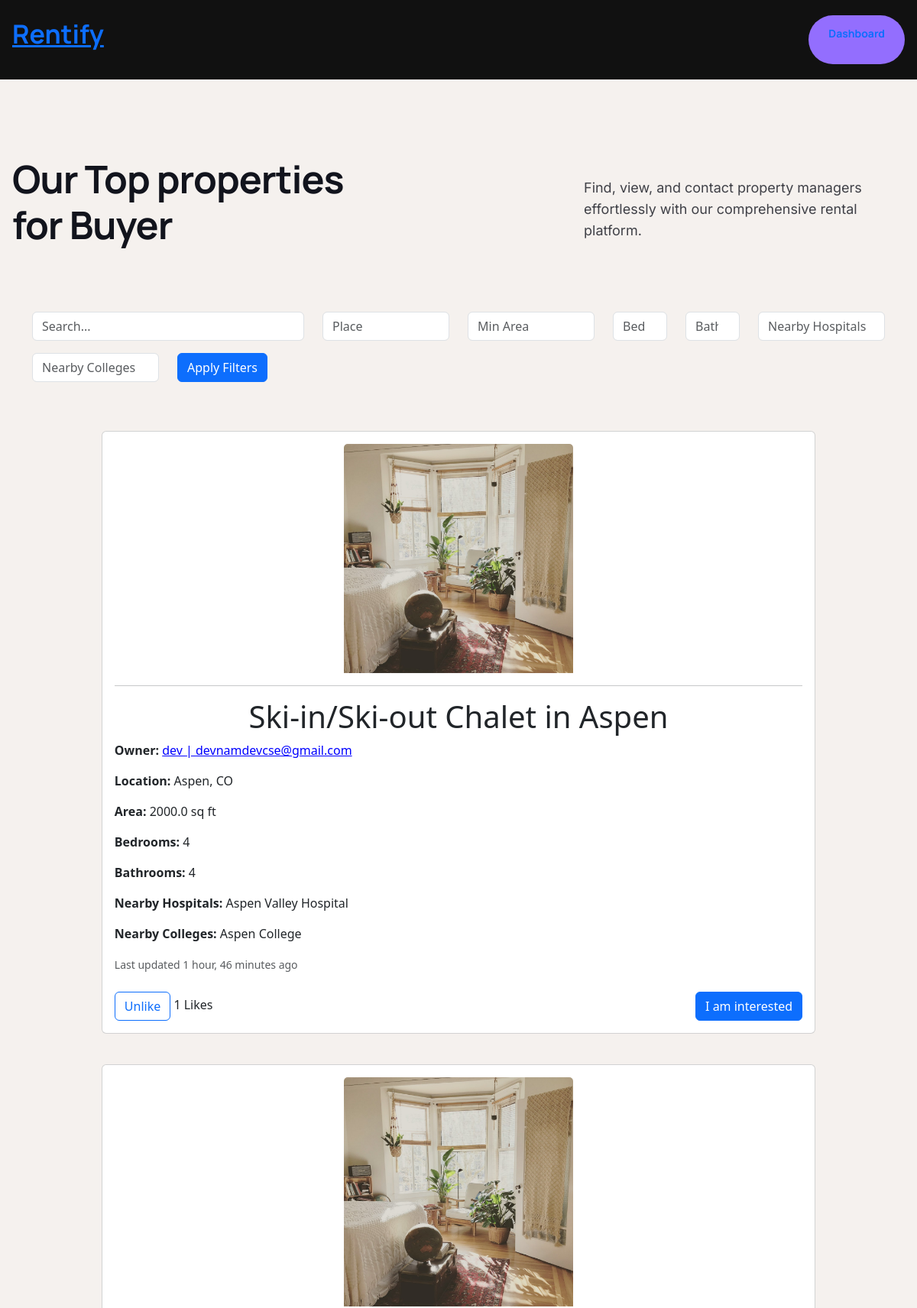
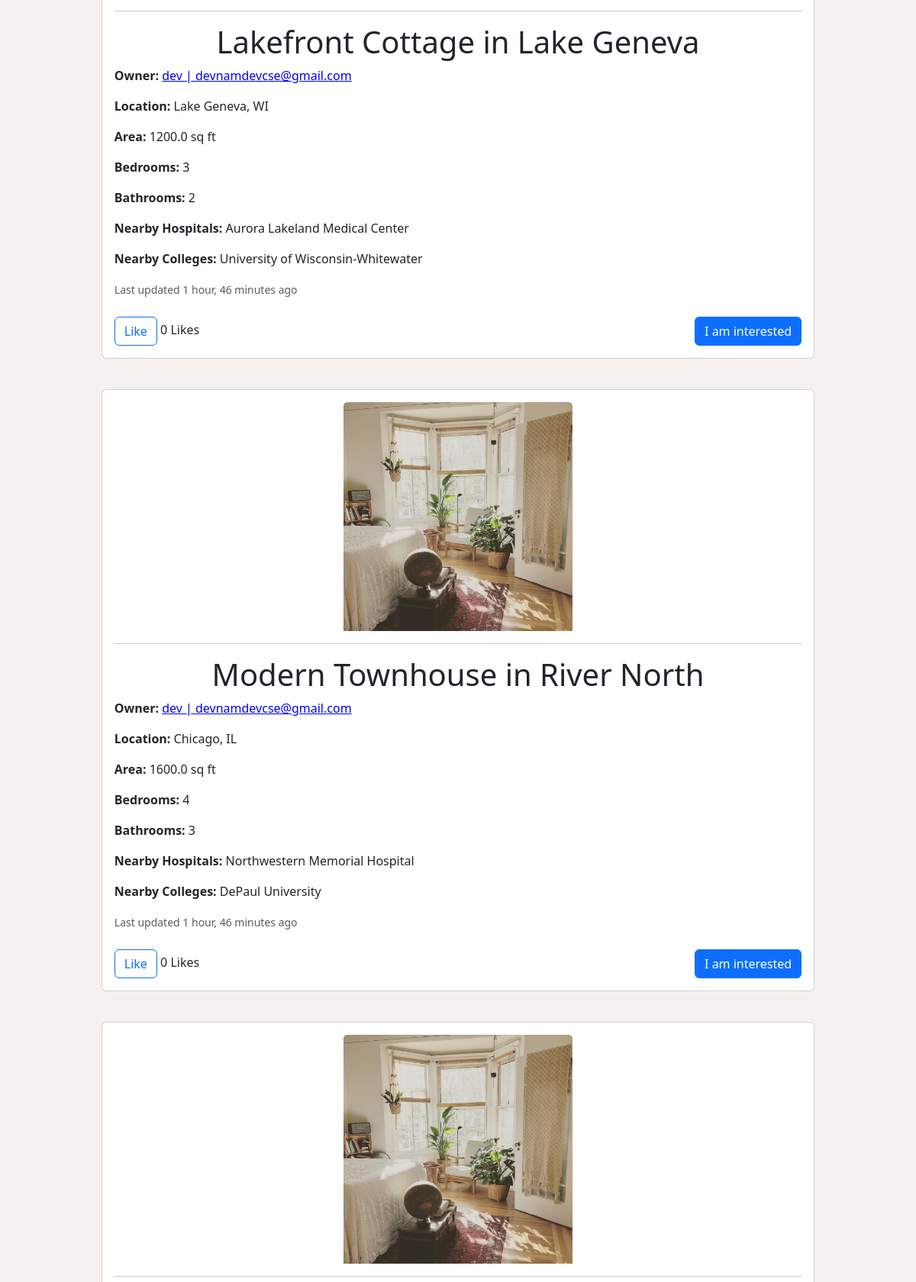
Screenshot of /list/ (signed in, upper part) with the database file from the repository (2 pictures, top to bottom).
### home/models.py (models this page shows, shortened)
class Property(models.Model):
    owner = models.ForeignKey(CustomUser, on_delete=models.CASCADE)
    title = models.CharField(max_length=255)
    description = models.TextField()
    place = models.CharField(max_length=255)
    area = models.FloatField()
    bedrooms = models.IntegerField()
    bathrooms = models.IntegerField()
    nearby_hospitals = models.CharField(max_length=255)
    nearby_colleges = models.CharField(max_length=255)
    image = models.ImageField(upload_to='property_images/', null=True, blank=True)
    likes = models.ManyToManyField(CustomUser, related_name='liked_properties', blank=True)
    created_at = models.DateTimeField(auto_now_add=True)
    updated_at = models.DateTimeField(auto_now=True)
    def total_likes(self):
        return self.likes.count()

class CustomUser(AbstractUser):
    phone_number = models.CharField(max_length=15, unique=True)
    is_registered = models.BooleanField(default=False)
    city = models.CharField(max_length=100, blank=True)
    country = models.CharField(max_length=100, blank=True)

### home/views.py (the view)
# urls.py: path('list/', views.list, name='list'),
@login_required
def list(request):
    property_list = Property.objects.all().order_by('-updated_at')
    query = request.GET.get('q')
    if query:
        property_list = property_list.filter(
            Q(place__icontains=query) |
            Q(description__icontains=query)
        )
    place = request.GET.get('place')
    if place:
        property_list = property_list.filter(place__icontains=place)
    area_min = request.GET.get('area_min')
    if area_min:
        property_list = property_list.filter(area__gte=float(area_min))
    bedrooms = request.GET.get('bedrooms')
    if bedrooms:
        property_list = property_list.filter(bedrooms=int(bedrooms))
    bathrooms = request.GET.get('bathrooms')
    if bathrooms:
        property_list = property_list.filter(bathrooms=int(bathrooms))
    nearby_hospitals = request.GET.get('nearby_hospitals')
    if nearby_hospitals:
        property_list = property_list.filter(
            nearby_hospitals__icontains=nearby_hospitals)
    nearby_colleges = request.GET.get('nearby_colleges')
    if nearby_colleges:
        property_list = property_list.filter(
            nearby_colleges__icontains=nearby_colleges)
    paginator = Paginator(property_list, 5)  # Show 5 properties per page
    page_number = request.GET.get('page')
    try:
        properties = paginator.page(page_number)
    except PageNotAnInteger:
        properties = paginator.page(1)
    except EmptyPage:
        properties = paginator.page(paginator.num_pages)
    return render(request, 'home/list.html', {'properties': properties})

### home/templates/home/list.html (shortened to what this page needs)
<!DOCTYPE html>
<html lang="en">
  <head>
    <link href="https://cdn.jsdelivr.net/npm/bootstrap@5.3.0-alpha1/dist/css/bootstrap.min.css" rel="stylesheet" />
    <link rel="stylesheet" href="https://use.fontawesome.com/releases/v5.15.4/css/all.css" />
    <link rel="stylesheet" href="https://static-cdn-clients.codedesign.ai/_next/static/css/32780d33211e1438.css" data-n-g="" />
  </head>
  <body class="cdhs-loaded">
    <div id="__next">
      <div>
        <div>
          <section id="heroSection" style="position: relative" class="rgl-container page-preview">
            <div data-type="grid-layout" id="DivQozP" data-clientid="DivQozP" data-displayname="hero section" class="react-grid-item ltr undefined cd-padding" style="
                display: flex;
                margin: 0px auto;
                height: auto;
                width: 100%;
                max-width: 1980px;
                position: relative;
              ">
              <div data-type="grid-layout" id="SectionV8T1" data-clientid="SectionV8T1" data-displayname="Header Block" class="react-grid-item ltr false cd-padding" style="
                  display: flex;
                  z-index: 1;
                  width: 100%;
                  height: fit-content;
                  margin: 0px;
                  min-height: 20px;
                  min-width: 20px;
                  position: relative;
                ">
                <div data-type="grid-layout" id="Div8Zjs" data-clientid="Div8Zjs" data-displayname="Container" class="react-grid-item ltr false cd-padding" style="
                    display: flex;
                    margin: 0px;
                    height: fit-content;
                    width: 100%;
                    max-width: 1200px;
                    position: relative;
                  ">
                  <div data-type="grid-layout" id="DivvVcx" data-clientid="DivvVcx" data-displayname="Left-block" class="react-grid-item ltr false cd-padding" style="
                      display: flex;
                      margin: 0px;
                      height: fit-content;
                      width: 33%;
                      position: relative;
                    ">
                    <span id="SpanvvVo" data-clientid="SpanvvVo" data-displayname="Text" class="react-grid-item ltr false" style="
                        display: block;
                        width: fit-content;
                        height: fit-content;
                        margin: 0px;
                        min-height: 10px;
                        min-width: 16px;
                        position: relative;
                      ">
                      <a href="/"><p>Rentify</p></a>
                    </span>
                  </div>
                  <div data-type="grid-layout" id="DivaFlM" data-clientid="DivaFlM" data-displayname="Middile-block" class="react-grid-item ltr false cd-padding" style="
                      display: flex;
                      margin: 0px;
                      height: fit-content;
                      width: fit-content;
                      min-width: 66%;
                      position: relative;
                    ">
                    <div data-type="grid-layout" id="DivnvNX" data-clientid="DivnvNX" data-displayname="Header-Links" class="react-grid-item ltr false cd-padding" style="
                        display: flex;
                        z-index: 1500;
                        height: fit-content;
                        width: fit-content;
                        margin-right: 0px;
                        margin-bottom: 0px;
                        position: relative;
                      ">
                      <span id="SpanBpuB" data-clientid="SpanBpuB" data-displayname="Home" class="react-grid-item ltr false" style="
                          display: block;
                          width: fit-content;
                          height: fit-content;
                          min-height: 10px;
                          min-width: 16px;
                          position: relative;
                          margin-right: 0px;
                          margin-bottom: 0px;
                        "></span>
                    </div>
                  </div>
                  <div data-type="grid-layout" id="DivXjLQ" data-clientid="DivXjLQ" data-displayname="Right- block" class="react-grid-item ltr false cd-padding" style="
                      display: flex;
                      margin: 0px;
                      height: fit-content;
                      width: 33%;
                      position: relative;
                    ">
                    <button id="Button0rj5" data-clientid="Button0rj5" data-displayname="Button" class="react-grid-item ltr false" style="
                        display: block;
                        margin: 0px;
                        width: fit-content;
                        height: fit-content;
                        position: relative;
                      ">
                      <a rel="noreferrer" href="{% url 'user_dashboard' %}" target="_parent" class="anchor-tag-reset cd-padding" style="text-decoration: none">
                        <p>Dashboard</p>
                      </a>
                    </button>
                  </div>
                </div>
              </div>
            </div>
            <div data-type="grid-layout" id="Div3s89" data-clientid="Div3s89" data-displayname="blog wrap" class="react-grid-item ltr undefined cd-padding" style="
                display: flex;
                margin: 0px auto;
                height: auto;
                width: 100%;
                max-width: 1980px;
                position: relative;
              ">
              <div data-type="grid-layout" id="DivHDfX" data-clientid="DivHDfX" data-displayname="container" class="react-grid-item ltr false cd-padding" style="
                  display: flex;
                  margin-top: 0px;
                  margin-left: 0px;
                  height: auto;
                  width: 100%;
                  max-width: 1300px;
                  margin-bottom: 0px;
                  position: relative;
                ">
                <span id="SpanhNTP" data-clientid="SpanhNTP" data-displayname="Text" class="react-grid-item ltr false" style="
                    display: block;
                    z-index: 1;
                    width: fit-content;
                    height: fit-content;
                    margin: 0px;
                    min-height: 10px;
                    min-width: 16px;
                    position: relative;
                    max-width: 500px;
                  ">
                  <p>Our Top properties for Buyer</p>
                </span><span id="SpanGPrt" data-clientid="SpanGPrt" data-displayname="Text" class="react-grid-item ltr false" style="
                    display: block;
                    z-index: 1;
                    width: fit-content;
                    height: fit-content;
                    margin: 0px;
                    min-height: 10px;
                    min-width: 16px;
                    position: relative;
                    max-width: 420px;
                  ">
                  <p>Find, view, and contact property managers effortlessly with our comprehensive rental platform.</p>
                </span>
              </div>
              <div class="container mt-5">
                <form method="GET" action="{% url 'list' %}" class="mb-4">
                  <div class="row">
                    <div class="col-md-4 mb-3">
                      <input type="text" name="q" class="form-control" placeholder="Search..." value="{{ request.GET.q }}" />
                    </div>
                    <div class="col-md-2 mb-3">
                      <input type="text" name="place" class="form-control" placeholder="Place" value="{{ request.GET.place }}" />
                    </div>
                    <div class="col-md-2 mb-3">
                      <input type="number" name="area_min" class="form-control" placeholder="Min Area" value="{{ request.GET.area_min }}" />
                    </div>
                    <div class="col-md-1 mb-3">
                      <input type="number" name="bedrooms" class="form-control" placeholder="Beds" value="{{ request.GET.bedrooms }}" />
                    </div>
                    <div class="col-md-1 mb-3">
                      <input type="number" name="bathrooms" class="form-control" placeholder="Baths" value="{{ request.GET.bathrooms }}" />
                    </div>
                    <div class="col-md-2 mb-3">
                      <input type="text" name="nearby_hospitals" class="form-control" placeholder="Nearby Hospitals" value="{{ request.GET.nearby_hospitals }}" />
                    </div>
                    <div class="col-md-2 mb-3">
                      <input type="text" name="nearby_colleges" class="form-control" placeholder="Nearby Colleges" value="{{ request.GET.nearby_colleges }}" />
                    </div>
                    <div class="col-md-2">
                      <button type="submit" class="btn btn-primary">Apply Filters</button>
                    </div>
                  </div>
                </form>
              </div>
              {% for property in properties %}
                <div class="card mb-3 mt-4" style="width: 80%;">
                  <div class="card-body">
                    <div class="text-center">
                      <img src="{{ property.image.url }}" class="card-img-top mx-auto d-block" alt="Property Image" style="width: 300px; height: 300px" />
                      <hr />
                    </div>
                    <h2 class="text-center h1">{{ property.title }}</h2>
                    <p class="card-text mt-2">
                      <strong>Owner:</strong> <a style="text-decoration: underline; color: blue;" href="{% url 'user_detail' property.owner.username %}">{{ property.owner.username }} | {{ property.owner.email }}</a>
                    </p>
                    <p class="card-text mt-2">
                      <strong>Location:</strong> {{ property.place }}
                    </p>
                    <p class="card-text mt-2">
                      <strong>Area:</strong> {{ property.area }} sq ft
                    </p>
                    <p class="card-text mt-2">
                      <strong>Bedrooms:</strong> {{ property.bedrooms }}
                    </p>
                    <p class="card-text mt-2">
                      <strong>Bathrooms:</strong> {{ property.bathrooms }}
                    </p>
                    <p class="card-text mt-2">
                      <strong>Nearby Hospitals:</strong> {{ property.nearby_hospitals }}
                    </p>
                    <p class="card-text mt-2">
                      <strong>Nearby Colleges:</strong> {{ property.nearby_colleges }}
                    </p>
                    <p class="card-text mt-2">
                      <small class="text-muted">Last updated {{ property.updated_at|timesince }} ago</small>
                    </p>
                    <div class="text-center mt-4 d-flex justify-content-between">
                      <div>
                        <button class="btn btn-outline-primary like-btn" data-id="{{ property.id }}" id="like-btn-{{ property.id }}">
                          {% if user in property.likes.all %}
                            Unlike
                          {% else %}
                            Like
                          {% endif %}
                        </button>
                        <span id="like-count-{{ property.id }}">{{ property.total_likes }}</span> Likes
                      </div>
                      <form method="post" action="{% url 'interest' property.id %}">
                        <button id="interest{{ property.id }}" type="submit" class="btn btn-primary" style="color: white">I am interested</button>
                      </form>
                    </div>
                  </div>
                </div>
              {% endfor %}
            </div>
          </section>
        </div>
      </div>
    </div>
  </body>
</html>

### rows the page displays
Property: image (picture), title "Ski-in/Ski-out Chalet in Aspen", owner.username "dev", owner.email "devnamdevcse@gmail.com", place "Aspen, CO", area "2000.0", bedrooms "4", bathrooms "4", nearby_hospitals "Aspen Valley Hospital", nearby_colleges "Aspen College", updated_at "1 hour, 46 minutes", shows "Unlike", total_likes "1"
Property: image (picture), title "Lakefront Cottage in Lake Geneva", owner.username "dev", owner.email "devnamdevcse@gmail.com", place "Lake Geneva, WI", area "1200.0", bedrooms "3", bathrooms "2", nearby_hospitals "Aurora Lakeland Medical Center", nearby_colleges "University of Wisconsin-Whitewater", updated_at "1 hour, 46 minutes", shows "Like", total_likes "0"
Property: image (picture), title "Modern Townhouse in River North", owner.username "dev", owner.email "devnamdevcse@gmail.com", place "Chicago, IL", area "1600.0", bedrooms "4", bathrooms "3", nearby_hospitals "Northwestern Memorial Hospital", nearby_colleges "DePaul University", updated_at "1 hour, 46 minutes", shows "Like", total_likes "0"
Property: image (picture)
